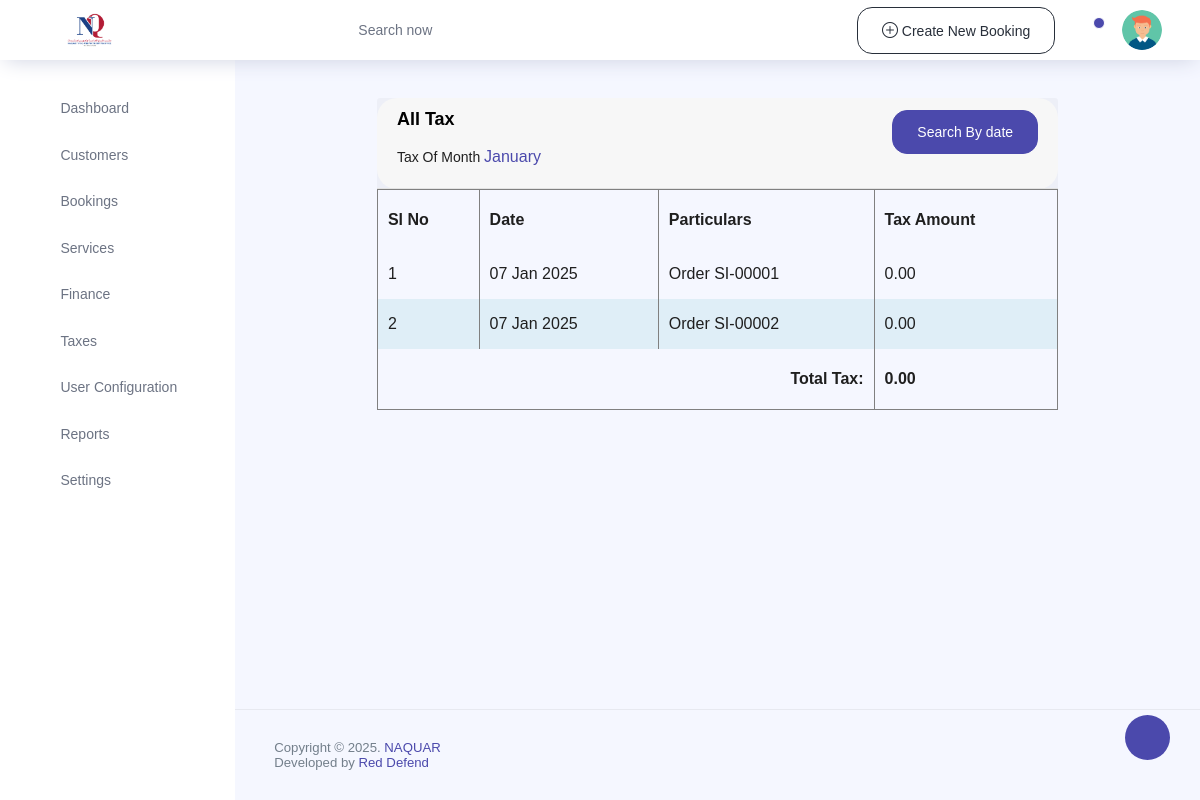
The app's page /finance/tax_calculation (signed in), older data.
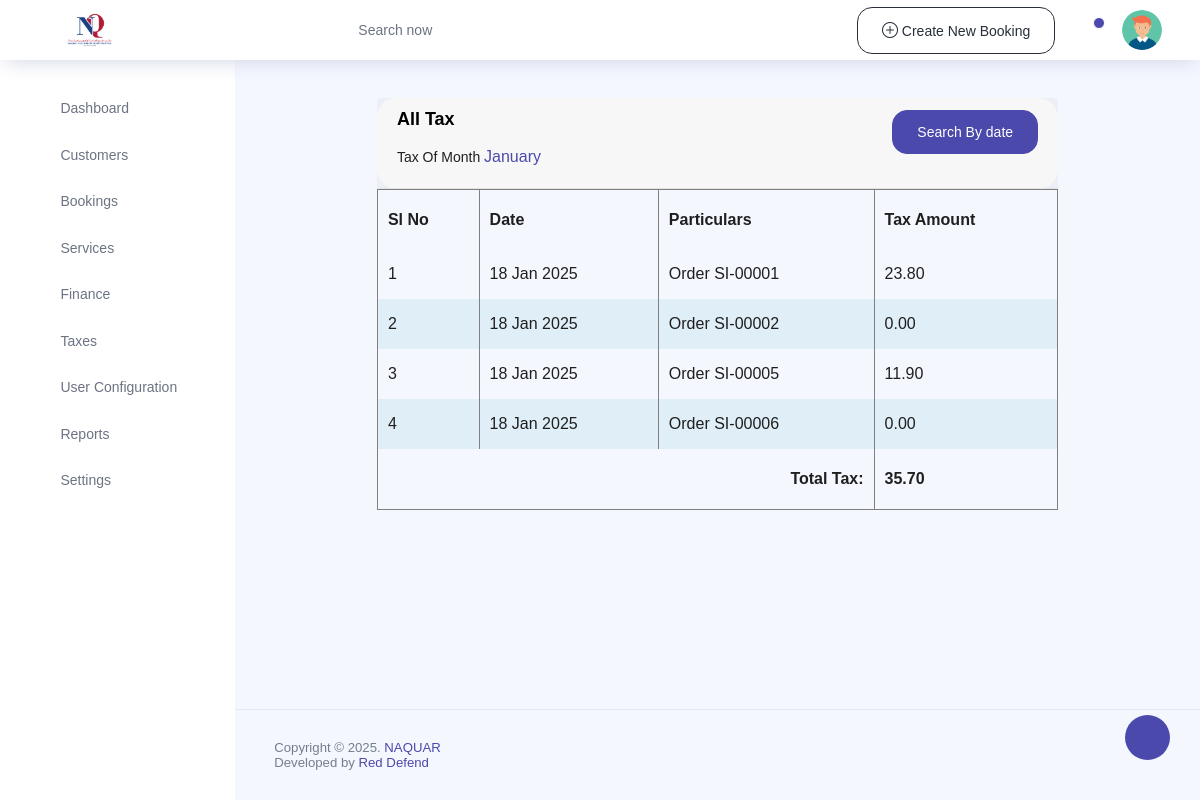
The same page, newer data.
### service/models.py (models this page shows, shortened)
class Order(models.Model):
    customer = models.ForeignKey(Customers, on_delete=models.SET_NULL,null=True,blank=True)
    invoice_number = models.CharField(max_length=20, unique=True)
    order_date = models.DateTimeField(auto_now_add=True)
    total_amount_from_customer = models.FloatField(default=0)  # Set default to 0
    service_fee = models.FloatField(default=0)  # Set default to 0
    total_amount_before_discount = models.FloatField(default=0)  # Set default to 0
    total_tax = models.FloatField(default=0)
    total_amount = models.FloatField(default=0)
    payment_status1 = models.CharField(max_length=20, default='UNPAID', choices=(("UNPAID","UNPAID"),("PAID","PAID"),("PARTIALLY","PARTIALLY")))
    payment_status = models.BooleanField(default=False)
    discount = models.FloatField(default=0)
    bill_discount = models.FloatField(default=0)
    save_status = models.BooleanField(default=False)
    paid_amount = models.FloatField(default=0)
    balance_amount = models.FloatField(default=0)

### finance/views.py (the view)
# urls.py: path("tax_calculation",views.tax_calculation,name="tax_calculation"),
@login_required(login_url='signin')
def tax_calculation(request):
    from datetime import datetime
    from django.db.models import Sum
    current_month = datetime.now().month
    current_year = datetime.now().year
    orders = Order.objects.filter(order_date__year=current_year, order_date__month=current_month)
    total_tax = orders.aggregate(Sum('total_tax'))['total_tax__sum'] or 0
    if request.method == "POST":
        start_date = request.POST.get('sdate')
        end_date = request.POST.get('edate')
        if start_date and end_date:
            orders = orders.filter(order_date__date__gte=start_date, order_date__date__lte=end_date)
            total_tax = orders.aggregate(Sum('total_tax'))['total_tax__sum'] or 0
    combined_list = [
        {
            'date': order.order_date,
            'particulars': f"Order {order.invoice_number}",
            'tax_amount': order.total_tax,
        }
        for order in orders
    ]
    return render(request, "finance/tax.html", {
        'combined_list': combined_list,
        'total_tax': total_tax,
        'month': datetime.now().strftime('%B')  # Current month name
    })

### templates/finance/tax.html (shortened to what this page needs)
{% extends 'index.html' %}
{% load static %}
{% block content %}
<div class="category-add-list">
    <div class="content-page">
        <div class="container-fluid add-form-list">
            <div class="row">
                <div class="col-sm-12">
                    <div class="card">
                        <div class="card-header d-flex justify-content-between">
                            <div class="header-title">
                                <h4 class="card-title">All Tax </h4>
                                <p>Tax Of Month <span class="text-primary h5">{{month}}</span> </p>
                            </div>
                            <div class="header-title">
                                <button class="btn btn-primary" class="btn btn-primary" data-toggle="modal"
                                    data-target="#exampleModal">Search By date</button>
                            </div>
                        </div>
                    </div>
                    <div class="contenttable">
                        <table>
                            <thead>
                                <tr>
                                    <th>Sl No</th>
                                    <th>Date</th>
                                    <th>Particulars</th>
                                    <th>Tax Amount</th>
                                </tr>
                            </thead>
                            <tbody>
                                {% for record in combined_list %}
                                <tr>
                                    <td>{{ forloop.counter }}</td>
                                    <td>{{ record.date|date:"d M Y" }}</td>
                                    <td>{{ record.particulars }}</td>
                                    <td>{{ record.tax_amount|floatformat:2 }}</td>
                                </tr>
                                {% endfor %}
                                <tr>
                                    <th colspan="3" style="text-align: right;">Total Tax:</th>
                                    <th>{{ total_tax|floatformat:2 }}</th>
                                </tr>
                            </tbody>
                        </table>
                    </div>
                </div>
            </div>
        </div>
    </div>
</div>
{% endblock %}

Row changes from the older to the newer data that the page shows:
removed Order: date "07 Jan 2025", tax_amount "0.00"
removed Order: date "07 Jan 2025", tax_amount "0.00"
added Order: date "18 Jan 2025", tax_amount "23.80"
added Order: date "18 Jan 2025", tax_amount "0.00"
added Order: date "18 Jan 2025", tax_amount "11.90"
added Order: date "18 Jan 2025", tax_amount "0.00"
Text that changed along with them:
{{ total_tax|floatformat:2 }}: "0.00" → "35.70"
new list line: "1 Order SI-00001"
new list line: "2 Order SI-00002"
new list line: "3 Order SI-00005"
new list line: "4 Order SI-00006"
list line gone: "1 Order SI-00001"
list line gone: "2 Order SI-00002"
